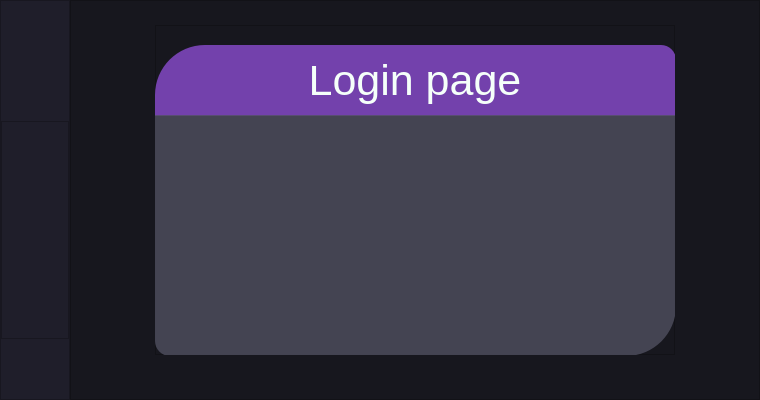
<?xml version="1.0" encoding="UTF-8"?>
<ui version="4.0">
 <class>MainWindow</class>
 <widget class="QMainWindow" name="MainWindow">
  <property name="geometry">
   <rect>
    <x>0</x>
    <y>0</y>
    <width>760</width>
    <height>400</height>
   </rect>
  </property>
  <property name="minimumSize">
   <size>
    <width>760</width>
    <height>400</height>
   </size>
  </property>
  <property name="maximumSize">
   <size>
    <width>760</width>
    <height>400</height>
   </size>
  </property>
  <property name="windowTitle">
   <string>MainWindow</string>
  </property>
  <property name="styleSheet">
   <string notr="true">background-color: rgb(23, 23, 30);</string>
  </property>
  <widget class="QWidget" name="centralwidget">
   <layout class="QVBoxLayout" name="verticalLayout" stretch="0">
    <property name="spacing">
     <number>0</number>
    </property>
    <property name="leftMargin">
     <number>0</number>
    </property>
    <property name="topMargin">
     <number>0</number>
    </property>
    <property name="rightMargin">
     <number>0</number>
    </property>
    <property name="bottomMargin">
     <number>0</number>
    </property>
    <item>
     <widget class="QFrame" name="Content">
      <property name="styleSheet">
       <string notr="true"/>
      </property>
      <property name="frameShape">
       <enum>QFrame::NoFrame</enum>
      </property>
      <property name="frameShadow">
       <enum>QFrame::Raised</enum>
      </property>
      <layout class="QHBoxLayout" name="horizontalLayout_2" stretch="0,0">
       <property name="spacing">
        <number>0</number>
       </property>
       <property name="leftMargin">
        <number>0</number>
       </property>
       <property name="topMargin">
        <number>0</number>
       </property>
       <property name="rightMargin">
        <number>0</number>
       </property>
       <property name="bottomMargin">
        <number>0</number>
       </property>
       <item>
        <widget class="QFrame" name="frame_left_menu">
         <property name="minimumSize">
          <size>
           <width>70</width>
           <height>0</height>
          </size>
         </property>
         <property name="maximumSize">
          <size>
           <width>70</width>
           <height>16777215</height>
          </size>
         </property>
         <property name="styleSheet">
          <string notr="true">background-color: rgb(31, 30, 42);</string>
         </property>
         <property name="frameShape">
          <enum>QFrame::StyledPanel</enum>
         </property>
         <property name="frameShadow">
          <enum>QFrame::Raised</enum>
         </property>
         <layout class="QVBoxLayout" name="verticalLayout_3">
          <property name="spacing">
           <number>0</number>
          </property>
          <property name="leftMargin">
           <number>0</number>
          </property>
          <property name="topMargin">
           <number>0</number>
          </property>
          <property name="rightMargin">
           <number>0</number>
          </property>
          <property name="bottomMargin">
           <number>0</number>
          </property>
          <item alignment="Qt::AlignTop">
           <widget class="QFrame" name="frame_top_menus">
            <property name="minimumSize">
             <size>
              <width>0</width>
              <height>0</height>
             </size>
            </property>
            <property name="maximumSize">
             <size>
              <width>70</width>
              <height>16777215</height>
             </size>
            </property>
            <property name="frameShape">
             <enum>QFrame::NoFrame</enum>
            </property>
            <property name="frameShadow">
             <enum>QFrame::Raised</enum>
            </property>
            <layout class="QVBoxLayout" name="verticalLayout_4" stretch="0,0,0,0">
             <property name="spacing">
              <number>0</number>
             </property>
             <property name="leftMargin">
              <number>0</number>
             </property>
             <property name="topMargin">
              <number>0</number>
             </property>
             <property name="rightMargin">
              <number>0</number>
             </property>
             <property name="bottomMargin">
              <number>0</number>
             </property>
             <item>
              <widget class="QPushButton" name="Btn_Menu_1">
               <property name="minimumSize">
                <size>
                 <width>0</width>
                 <height>60</height>
                </size>
               </property>
               <property name="styleSheet">
                <string notr="true">QPushButton {
	color: rgb(241, 241, 242);
	background-color: rgb(31, 30, 42);
	border: 0px solid;
	border-radius: 3px;
}
QPushButton:hover {
	background-color: rgb(173, 20, 112);

	background-color: rgba(139, 78, 208, 200);
}</string>
               </property>
               <property name="text">
                <string/>
               </property>
               <property name="icon">
                <iconset>
                 <normaloff>образцы/console2.png</normaloff>образцы/console2.png</iconset>
               </property>
               <property name="iconSize">
                <size>
                 <width>48</width>
                 <height>32</height>
                </size>
               </property>
              </widget>
             </item>
             <item>
              <widget class="QPushButton" name="Btn_Menu_2">
               <property name="minimumSize">
                <size>
                 <width>0</width>
                 <height>60</height>
                </size>
               </property>
               <property name="styleSheet">
                <string notr="true">QPushButton {
	color: rgb(241, 241, 242);
	background-color: rgb(31, 30, 42);
	border: 0px solid;
	border-radius: 3px;
}
QPushButton:hover {
	background-color: rgb(173, 20, 112);

	background-color: rgba(139, 78, 208, 200);
}</string>
               </property>
               <property name="text">
                <string/>
               </property>
               <property name="icon">
                <iconset>
                 <normaloff>образцы/robot 2.png</normaloff>образцы/robot 2.png</iconset>
               </property>
               <property name="iconSize">
                <size>
                 <width>32</width>
                 <height>32</height>
                </size>
               </property>
              </widget>
             </item>
             <item>
              <widget class="QFrame" name="frame">
               <property name="enabled">
                <bool>true</bool>
               </property>
               <property name="sizePolicy">
                <sizepolicy hsizetype="Preferred" vsizetype="Preferred">
                 <horstretch>0</horstretch>
                 <verstretch>0</verstretch>
                </sizepolicy>
               </property>
               <property name="minimumSize">
                <size>
                 <width>0</width>
                 <height>218</height>
                </size>
               </property>
               <property name="frameShape">
                <enum>QFrame::StyledPanel</enum>
               </property>
               <property name="frameShadow">
                <enum>QFrame::Raised</enum>
               </property>
              </widget>
             </item>
             <item>
              <widget class="QPushButton" name="Btn_Menu_3">
               <property name="minimumSize">
                <size>
                 <width>0</width>
                 <height>60</height>
                </size>
               </property>
               <property name="maximumSize">
                <size>
                 <width>16677215</width>
                 <height>16777215</height>
                </size>
               </property>
               <property name="styleSheet">
                <string notr="true">QPushButton {
	color: rgb(241, 241, 242);
	background-color: rgb(31, 30, 42);
	border: 0px solid;
	border-radius: 3px;
}
QPushButton:hover {
	background-color: rgb(173, 20, 112);
	
	background-color: rgba(139, 78, 208, 200);
}</string>
               </property>
               <property name="text">
                <string/>
               </property>
               <property name="icon">
                <iconset>
                 <normaloff>образцы/gear_2.png</normaloff>образцы/gear_2.png</iconset>
               </property>
               <property name="iconSize">
                <size>
                 <width>32</width>
                 <height>32</height>
                </size>
               </property>
              </widget>
             </item>
            </layout>
           </widget>
          </item>
         </layout>
        </widget>
       </item>
       <item>
        <widget class="QFrame" name="frame_pages">
         <property name="maximumSize">
          <size>
           <width>690</width>
           <height>16777215</height>
          </size>
         </property>
         <property name="frameShape">
          <enum>QFrame::StyledPanel</enum>
         </property>
         <property name="frameShadow">
          <enum>QFrame::Raised</enum>
         </property>
         <layout class="QVBoxLayout" name="verticalLayout_5">
          <item>
           <widget class="QStackedWidget" name="Pages_Widget">
            <property name="currentIndex">
             <number>3</number>
            </property>
            <widget class="QWidget" name="page_home">
             <layout class="QVBoxLayout" name="verticalLayout_6">
              <item>
               <widget class="QLabel" name="label_1">
                <property name="font">
                 <font>
                  <pointsize>40</pointsize>
                 </font>
                </property>
                <property name="styleSheet">
                 <string notr="true">color: #F1F1F2;</string>
                </property>
                <property name="text">
                 <string>Page 1</string>
                </property>
                <property name="alignment">
                 <set>Qt::AlignCenter</set>
                </property>
               </widget>
              </item>
             </layout>
            </widget>
            <widget class="QWidget" name="page_bot">
             <layout class="QVBoxLayout" name="verticalLayout_7">
              <item>
               <widget class="QLabel" name="label_2">
                <property name="font">
                 <font>
                  <pointsize>40</pointsize>
                 </font>
                </property>
                <property name="styleSheet">
                 <string notr="true">color: #F1F1F2;</string>
                </property>
                <property name="text">
                 <string>Page 2</string>
                </property>
                <property name="alignment">
                 <set>Qt::AlignCenter</set>
                </property>
               </widget>
              </item>
             </layout>
            </widget>
            <widget class="QWidget" name="page_settings">
             <widget class="QLabel" name="label_3">
              <property name="geometry">
               <rect>
                <x>9</x>
                <y>9</y>
                <width>311</width>
                <height>321</height>
               </rect>
              </property>
              <property name="font">
               <font>
                <pointsize>40</pointsize>
               </font>
              </property>
              <property name="styleSheet">
               <string notr="true">color: #F1F1F2;</string>
              </property>
              <property name="text">
               <string>Page 3</string>
              </property>
              <property name="alignment">
               <set>Qt::AlignCenter</set>
              </property>
             </widget>
             <widget class="QLabel" name="label">
              <property name="geometry">
               <rect>
                <x>330</x>
                <y>10</y>
                <width>321</width>
                <height>311</height>
               </rect>
              </property>
              <property name="font">
               <font>
                <pointsize>40</pointsize>
               </font>
              </property>
              <property name="styleSheet">
               <string notr="true">color: #F1F1F2;</string>
              </property>
              <property name="text">
               <string>TextLabel</string>
              </property>
              <property name="alignment">
               <set>Qt::AlignCenter</set>
              </property>
             </widget>
            </widget>
            <widget class="QWidget" name="page_login">
             <widget class="QFrame" name="frame_2">
              <property name="geometry">
               <rect>
                <x>75</x>
                <y>15</y>
                <width>520</width>
                <height>330</height>
               </rect>
              </property>
              <property name="styleSheet">
               <string notr="true"/>
              </property>
              <property name="frameShape">
               <enum>QFrame::StyledPanel</enum>
              </property>
              <property name="frameShadow">
               <enum>QFrame::Raised</enum>
              </property>
              <widget class="QLabel" name="label_4">
               <property name="geometry">
                <rect>
                 <x>0</x>
                 <y>20</y>
                 <width>521</width>
                 <height>71</height>
                </rect>
               </property>
               <property name="styleSheet">
                <string notr="true">background-color: rgb(99, 96, 107);
background-color: rgb(187, 182, 203);
background-color: rgba(139, 78, 208, 200);
background-color: rgb(115, 65, 172);
border-top-left-radius: 50px;
border-top-right-radius: 15px;</string>
               </property>
               <property name="text">
                <string/>
               </property>
              </widget>
              <widget class="QLabel" name="label_5">
               <property name="geometry">
                <rect>
                 <x>0</x>
                 <y>90</y>
                 <width>521</width>
                 <height>241</height>
                </rect>
               </property>
               <property name="styleSheet">
                <string notr="true">background-color: rgb(58, 58, 70);

background-color: rgb(80, 80, 97, 200);

border-bottom-right-radius: 50px;
border-bottom-left-radius: 15px;
</string>
               </property>
               <property name="text">
                <string/>
               </property>
              </widget>
              <widget class="QLabel" name="label_6">
               <property name="geometry">
                <rect>
                 <x>110</x>
                 <y>20</y>
                 <width>300</width>
                 <height>71</height>
                </rect>
               </property>
               <property name="sizePolicy">
                <sizepolicy hsizetype="Preferred" vsizetype="Preferred">
                 <horstretch>0</horstretch>
                 <verstretch>0</verstretch>
                </sizepolicy>
               </property>
               <property name="font">
                <font>
                 <pointsize>32</pointsize>
                </font>
               </property>
               <property name="autoFillBackground">
                <bool>false</bool>
               </property>
               <property name="styleSheet">
                <string notr="true">margin: 0;
color: rgb(245, 255, 250);
padding: 0; 
border: 0; 
outline: none; 
background-color: transparent;</string>
               </property>
               <property name="text">
                <string>Login page</string>
               </property>
               <property name="alignment">
                <set>Qt::AlignCenter</set>
               </property>
              </widget>
             </widget>
            </widget>
           </widget>
          </item>
         </layout>
        </widget>
       </item>
      </layout>
     </widget>
    </item>
   </layout>
  </widget>
 </widget>
 <resources/>
 <connections/>
</ui>
